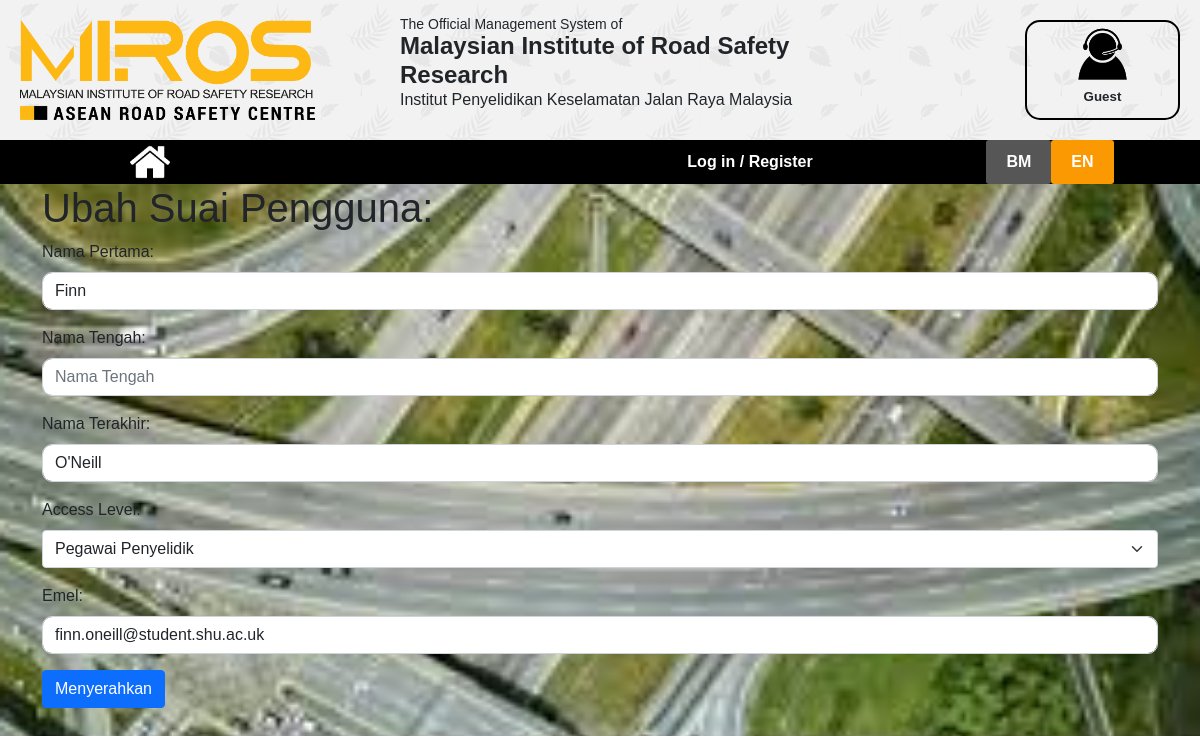
/php/edit_user.php?userid=1&lang=en, run on the app's committed database.
### tables this page shows
CREATE TABLE `user` (
  `user_id` int(11) NOT NULL AUTO_INCREMENT,
  `user_access_level` int(11) NOT NULL,
  `first_name` varchar(45) NOT NULL,
  `middle_name` varchar(45) NOT NULL,
  `last_name` varchar(45) NOT NULL,
  `password` varchar(100) NOT NULL,
  `email` varchar(45) NOT NULL,
  `points` int(11) NOT NULL,
  `higher_user_id` int(11),
  PRIMARY KEY (`user_id`),
  KEY `higher_user_id` (`higher_user_id`),
  CONSTRAINT `user_ibfk_1` FOREIGN KEY (`higher_user_id`) REFERENCES `user` (`user_id`) ON DELETE CASCADE ON UPDATE CASCADE
);

### php/edit_user_function.php (called while the page is built, shortened)
<?php
function getUser($user_id){
    $db = require "db_conn.php";
    $sql = "SELECT * FROM user WHERE user_id = '$user_id'";
    $result = $db->query($sql);
    if ($row = $result->fetch_assoc()) {
        return $row;
    }
}

### php/edit_user.php (the view, shortened to what this page needs)
<?php
    include 'navbar.php';
    include 'edit_user_function.php';
    $lang = 'bm';
    $userid = $_GET['userid'];
    if(isset($userid)){
        $user = getUser($userid);
    }
    $first_name_error = $middle_name_error = $last_name_error = $access_level_error = $email_error = "";
?>
<head>
    <link href="https://cdn.jsdelivr.net/npm/bootstrap@5.0.2/dist/css/bootstrap.min.css" rel="stylesheet">
    <link rel="stylesheet" href= "../css/style.css">
</head>
<?php if (isset($userid)):?>
    <body>
    <div class='container'>
        <?php if ($lang == 'en'): ?>
        <h1>Modify a user: </h1>
        <?php else: ?>
        <h1>Ubah Suai Pengguna: </h1>
        <?php endif ?>
        <form action="<?php echo htmlspecialchars($_SERVER["PHP_SELF"]).'?userid='.$_GET['userid'];?>" method="post">
            <div class="mb-3">
                <?php if ($lang == 'en'): ?>
                <label for="first_name" class="form-label">First Name: </label>
                <input type="text" class="form-control" id="first_name" name="first_name" placeholder="First Name" value="<?php echo $user['first_name']?>"/>
                <?php else: ?>
                <label for="first_name" class="form-label">Nama Pertama: </label>
                <input type="text" class="form-control" id="first_name" name="first_name" placeholder="Nama Pertama" value="<?php echo $user['first_name']?>"/>
                <?php endif; ?>
            </div>
            <div class="mb-3">
            <?php if ($lang == 'en'): ?>
                <label for="middle_name" class="form-label">Middle Name: </label>
                <input type="text" class="form-control" id="middle_name" name="middle_name" placeholder="Middle Name" value="<?php echo $user['middle_name']?>"/>
                <?php else: ?>
                <label for="middle_name" class="form-label">Nama Tengah: </label>
                <input type="text" class="form-control" id="middle_name" name="middle_name" placeholder="Nama Tengah" value="<?php echo $user['middle_name']?>"/>
                <?php endif; ?>                <div><?php echo $middle_name_error?></div>
            </div>
            <div class="mb-3">
            <?php if ($lang == 'en'): ?>
                <label for="last_name" class="form-label">List Name: </label>
                <input type="text" class="form-control" id="last_name" name="last_name" placeholder="Last Name" value="<?php echo $user['last_name']?>"/>
                <?php else: ?>
                <label for="last_name" class="form-label">Nama Terakhir: </label>
                <input type="text" class="form-control" id="last_name" name="last_name" placeholder="Nama Terakhir" value="<?php echo $user['last_name']?>"/>
                <?php endif; ?>
            </div>
            <div class="mb-3">
                <label for="access_level" class="form-label">Access Level: </label>
                <select class="form-select" id="access_level" name="access_level">
                    <?php if ($lang == 'en'):
                        if ($user['user_access_level'] == 1): ?>
                        <option value="0">Research Officer</option>
                        <option value="1" selected>Supervisor</option>
                        <option value="2">Manager</option>
                        <option value="3">Admin</option>
                    <?php elseif ($user['user_access_level'] == 2): ?>
                        <option value="0">Research Officer</option>
                        <option value="1">Supervisor</option>
                        <option value="2" selected>Manager</option>
                        <option value="3">Admin</option>
                    <?php elseif ($user['user_access_level'] == 3): ?>
                        <option value="0">Research Officer</option>
                        <option value="1">Supervisor</option>
                        <option value="2">Manager</option>
                        <option value="3" selected>Admin</option>
                    <?php else: ?>
                    <option value="0" selected>Research Officer</option>
                    <option value="1">Supervisor</option>
                    <option value="2">Manager</option>
                    <option value="3">Admin</option>
                    <?php endif;?>
                <?php else:
                    if ($user['user_access_level'] == 1): ?>
                        <option value="0">Pegawai Penyelidik</option>
                        <option value="1" selected>Penyelia</option>
                        <option value="2">Pengurus</option>
                        <option value="3">Admin</option>
                    <?php else: ?>
                    <option value="0" selected>Pegawai Penyelidik</option>
                    <?php endif;
                endif; ?>
                </select>
            </div>
            <div class="mb-3">
                <?php if ($lang == 'en'): ?>
                <label for="email" class="form-label">Email: </label>
                <input type="text" class="form-control" id="email" name="email" placeholder="Email" value="<?php echo $user['email']?>"/>
                <?php else: ?>
                <label for="email" class="form-label">Emel: </label>
                <input type="text" class="form-control" id="email" name="email" placeholder="Emel" value="<?php echo $user['email']?>"/>
                <?php endif ?>
            </div>
            <?php if ($lang == 'en'): ?>
                <button type="submit" class="btn btn-primary">Submit</button>
            <?php else: ?>
                <button type="submit" class="btn btn-primary">Menyerahkan</button>
            <?php endif ?>
        </form>
    </div>
    </body>
<?php endif;?>

### css/style.css (style rules this page uses)
* { font-family:Helvetica; padding: 0; margin: 0; }
html, body { height: 100%; display: flex; flex-direction: column; }
body > * { flex-shrink: 0; }
.form-control:defined { border-radius:10px; }
body { background: url('background.jpg') no-repeat center center fixed; background-size: cover; }
::placeholder { color: #ffffff; }

### data on the page
user: first_name "Finn", last_name "O'Neill", access_level "Pegawai Penyelidik", email "finn.oneill@student.shu.ac.uk"
